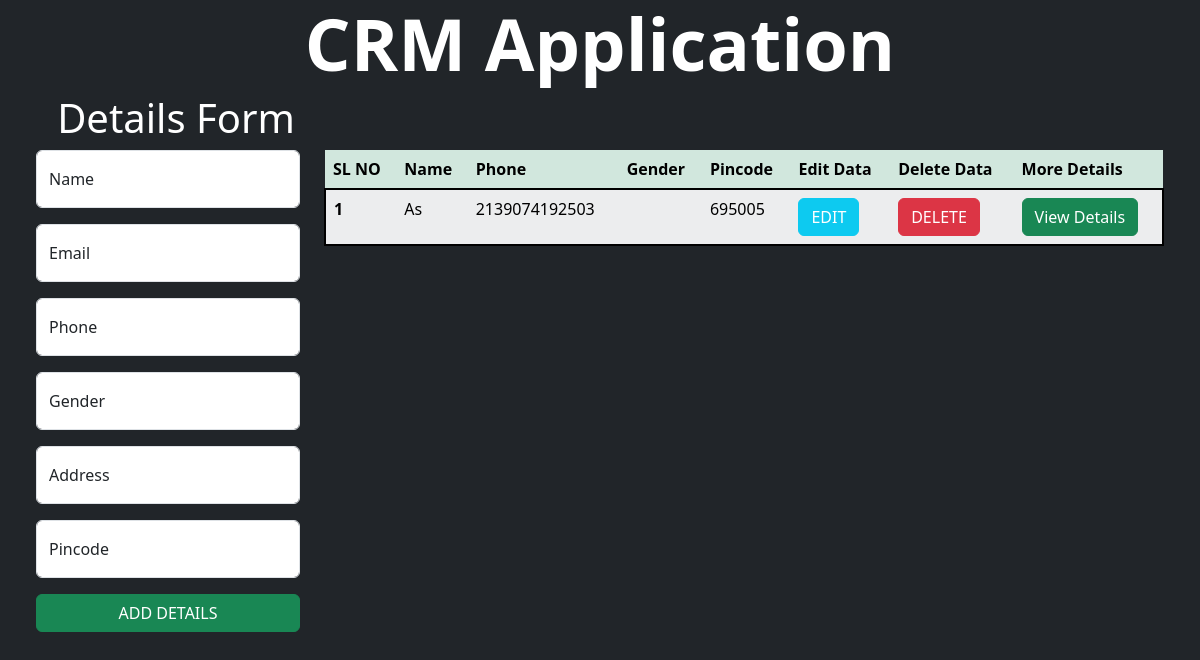
Before: / with the older database file.
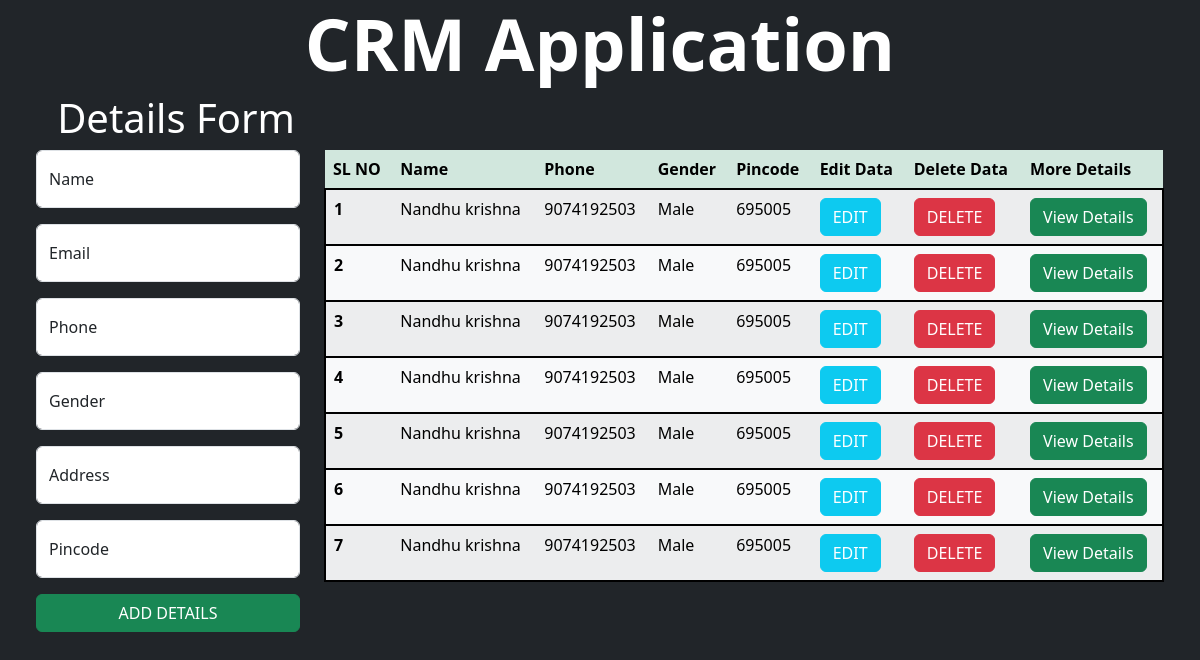
After: the same page with the newer database file.
### app1/models.py (models this page shows, shortened)
class Detailsform(models.Model):
    name=models.CharField(max_length=255)
    email=models.EmailField(max_length=255)
    phone=models.IntegerField()
    gender=models.CharField(max_length=255)
    address=models.TextField()
    pincode=models.IntegerField()

### app1/views.py (the view)
# urls.py: path('',views.index,name='home'),
def index(request):
    detail=Detailsform.objects.all()
    return render(request,'index.html',{"person":detail})

### templates/index.html (shortened to what this page needs)
{% extends 'base.html' %}
{% block content %}
<h1 class="display-2 text-center fw-bold">CRM Application</h1>
<div class="row mx-4">
    <div class="col-12 col-md-3">
      <h1 class="display-6 ms-3 text-center">Details Form</h1>
        <form method='post' id="form">
            <div class="mb-3 form-floating text-dark">
              <input type="text" class="form-control " id="name"  placeholder='Name' name='name' autocomplete="false" required>
              <label for="floatingInput ">Name</label>
            </div>
            <div class="mb-3 form-floating  text-dark">
              <input type="email" class="form-control" id="email"  placeholder='Email' name='email'autocomplete="false"  required>
              <label for="floatingInput ">Email</label>
            </div>
            <div class="mb-3 form-floating  text-dark">
              <input type="number" class="form-control" id="phone" placeholder='Phone' name='phone'autocomplete="false"  required>
              <label for="floatingInput ">Phone</label>
            </div>
            <div class="mb-3 form-floating text-dark ">
              <input type="text" class="form-control" id="gender" placeholder='gender' name='gender'autocomplete="false"  required>
              <label for="floatingInput ">Gender</label>
            </div>
            <div class="mb-3 form-floating  text-dark">
              <input type="text" class="form-control" id="address" placeholder='Address' name='address' autocomplete="false" required>
              <label for="floatingInput ">Address</label>
            </div>
            <div class="mb-3 form-floating  text-dark">
              <input type="text" class="form-control" id="pincode" placeholder='Pincode' name='pincode' autocomplete="false" required>
              <label for="floatingInput ">Pincode</label>
            </div>
            <button type="submit" class="btn btn-success w-100 " id="btn-submit">ADD DETAILS</button>
          </form>
    </div>
    <div class="col-12 col-md-9 mt-5 ">
        <table class="table table-light table-striped mt-2 table-hover table-responsive" id="myTable ">
            <thead id="head">
              <tr class="table-success">
                <th scope="col">SL NO</th>
                <th scope="col">Name</th>
                <th scope="col">Phone</th>
                <th scope="col">Gender</th>
                <th scope="col">Pincode</th>
                <th scope="col">Edit Data</th>
                <th scope="col">Delete Data</th>
                <th scope="col">More Details</th>
              </tr>
            </thead>
            <tbody id="tbody">
                {% for detail in person %}
                <tr class="border border-2 border-black">
                    <th scope="row">{{forloop.counter}}</th>
                    <td>{{detail.name|capfirst}}</td>
                    <td>{{detail.phone}}</td>
                    <td>{{detail.gender|capfirst}}</td>
                    <td>{{detail.pincode}}</td>
                    <td><a  class="btn btn-info text-white btn-edit" data-cid='{{detail.id}}'>EDIT</a></td>
                    <td><a href="#" data-cid="{{detail.id}}" class="btn btn-danger delete btn-del">DELETE</a></td>
                    <td><a href="{% url 'detail' detail.id %}" class="btn btn-success" data-cid="{{detail.id}}">View Details</a></td>
                </tr>
                {% endfor %}
            </tbody>
          </table>
    </div>
</div>
{% endblock %}

### templates/base.html (shortened to what this page needs)
<html lang="en">
<head>
    <link href="https://cdn.jsdelivr.net/npm/bootstrap@5.3.2/dist/css/bootstrap.min.css" rel="stylesheet">
<body class="text-bg-dark">
{% block content %}
{% endblock %}
</body>
</html>

Changed rows visible on the page:
removed Detailsform: name "As", phone "2139074192503", pincode "695005"
added Detailsform: name "Nandhu krishna", phone "9074192503", gender "Male", pincode "695005"
added Detailsform: name "Nandhu krishna", phone "9074192503", gender "Male", pincode "695005"
added Detailsform: name "Nandhu krishna", phone "9074192503", gender "Male", pincode "695005"
added Detailsform: name "Nandhu krishna", phone "9074192503", gender "Male", pincode "695005"
added Detailsform: name "Nandhu krishna", phone "9074192503", gender "Male", pincode "695005"
added Detailsform: name "Nandhu krishna", phone "9074192503", gender "Male", pincode "695005"
added Detailsform: name "Nandhu krishna", phone "9074192503", gender "Male", pincode "695005"
